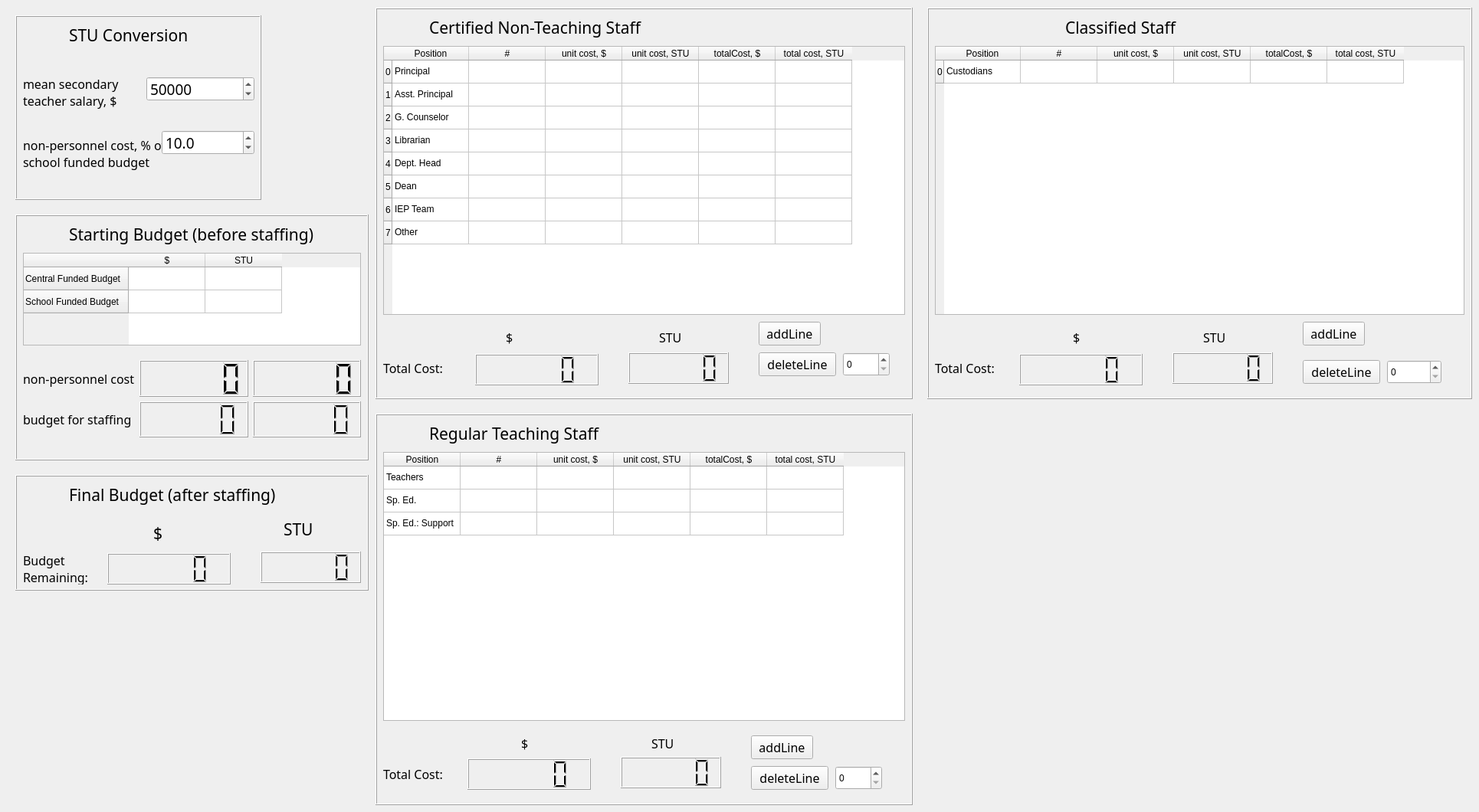
     <widget class="QWidget" name="budgetTab">
      <attribute name="title">
       <string>BUDGET</string>
      </attribute>
      <widget class="QFrame" name="frame_STUConversion">
       <property name="geometry">
        <rect>
         <x>20</x>
         <y>20</y>
         <width>321</width>
         <height>241</height>
        </rect>
       </property>
       <property name="frameShape">
        <enum>QFrame::Box</enum>
       </property>
       <property name="frameShadow">
        <enum>QFrame::Raised</enum>
       </property>
       <widget class="QLabel" name="label_STUConversion">
        <property name="geometry">
         <rect>
          <x>70</x>
          <y>0</y>
          <width>211</width>
          <height>51</height>
         </rect>
        </property>
        <property name="font">
         <font>
          <family>Sans Serif</family>
          <pointsize>16</pointsize>
         </font>
        </property>
        <property name="text">
         <string>STU Conversion</string>
        </property>
       </widget>
       <widget class="QLabel" name="label_meanTeacherSalary">
        <property name="geometry">
         <rect>
          <x>10</x>
          <y>60</y>
          <width>171</width>
          <height>81</height>
         </rect>
        </property>
        <property name="font">
         <font>
          <family>Sans Serif</family>
          <pointsize>12</pointsize>
         </font>
        </property>
        <property name="text">
         <string>mean secondary teacher salary, $</string>
        </property>
        <property name="wordWrap">
         <bool>true</bool>
        </property>
       </widget>
       <widget class="QLabel" name="label_nonPersonnelCostPct">
        <property name="geometry">
         <rect>
          <x>10</x>
          <y>130</y>
          <width>191</width>
          <height>101</height>
         </rect>
        </property>
        <property name="font">
         <font>
          <family>Sans Serif</family>
          <pointsize>12</pointsize>
         </font>
        </property>
        <property name="text">
         <string>non-personnel cost, % of school funded budget</string>
        </property>
        <property name="wordWrap">
         <bool>true</bool>
        </property>
       </widget>
       <widget class="QDoubleSpinBox" name="doubleSpinBox_meanTeacherSalary">
        <property name="geometry">
         <rect>
          <x>171</x>
          <y>80</y>
          <width>141</width>
          <height>32</height>
         </rect>
        </property>
        <property name="font">
         <font>
          <family>Sans Serif</family>
          <pointsize>14</pointsize>
         </font>
        </property>
        <property name="decimals">
         <number>0</number>
        </property>
        <property name="maximum">
         <double>1000000000.000000000000000</double>
        </property>
        <property name="value">
         <double>50000.000000000000000</double>
        </property>
       </widget>
       <widget class="QDoubleSpinBox" name="doubleSpinBox_nonPersonnelCostPct">
        <property name="geometry">
         <rect>
          <x>191</x>
          <y>150</y>
          <width>121</width>
          <height>32</height>
         </rect>
        </property>
        <property name="font">
         <font>
          <family>Sans Serif</family>
          <pointsize>14</pointsize>
         </font>
        </property>
        <property name="decimals">
         <number>1</number>
        </property>
        <property name="maximum">
         <double>100.000000000000000</double>
        </property>
        <property name="value">
         <double>10.000000000000000</double>
        </property>
       </widget>
      </widget>
      <widget class="QFrame" name="frame_startingBudget">
       <property name="geometry">
        <rect>
         <x>20</x>
         <y>280</y>
         <width>461</width>
         <height>321</height>
        </rect>
       </property>
       <property name="frameShape">
        <enum>QFrame::Box</enum>
       </property>
       <property name="frameShadow">
        <enum>QFrame::Raised</enum>
       </property>
       <widget class="QLabel" name="label_startingBudget">
        <property name="geometry">
         <rect>
          <x>70</x>
          <y>0</y>
          <width>361</width>
          <height>51</height>
         </rect>
        </property>
        <property name="font">
         <font>
          <family>Sans Serif</family>
          <pointsize>16</pointsize>
         </font>
        </property>
        <property name="text">
         <string>Starting Budget (before staffing)</string>
        </property>
       </widget>
       <widget class="QTableWidget" name="tableWidget_startingBudget">
        <property name="geometry">
         <rect>
          <x>10</x>
          <y>50</y>
          <width>441</width>
          <height>121</height>
         </rect>
        </property>
        <row>
         <property name="text">
          <string>Central Funded Budget</string>
         </property>
        </row>
        <row>
         <property name="text">
          <string>School Funded Budget</string>
         </property>
        </row>
        <column>
         <property name="text">
          <string>$</string>
         </property>
        </column>
        <column>
         <property name="text">
          <string>STU</string>
         </property>
        </column>
       </widget>
       <widget class="QWidget" name="layoutWidget">
        <property name="geometry">
         <rect>
          <x>10</x>
          <y>190</y>
          <width>441</width>
          <height>101</height>
         </rect>
        </property>
        <layout class="QGridLayout" name="gridLayout">
         <item row="0" column="0">
          <widget class="QLabel" name="label_startingBudgetNonPersonellCost">
           <property name="font">
            <font>
             <family>Sans Serif</family>
             <pointsize>12</pointsize>
            </font>
           </property>
           <property name="text">
            <string>non-personnel cost</string>
           </property>
           <property name="wordWrap">
            <bool>true</bool>
           </property>
          </widget>
         </item>
         <item row="0" column="2">
          <widget class="QLCDNumber" name="lcdNumber_startingBudgetNonPersonellSTU"/>
         </item>
         <item row="1" column="0">
          <widget class="QLabel" name="label_startingBudgetStaffing">
           <property name="font">
            <font>
             <family>Sans Serif</family>
             <pointsize>12</pointsize>
            </font>
           </property>
           <property name="text">
            <string>budget for staffing</string>
           </property>
           <property name="wordWrap">
            <bool>true</bool>
           </property>
          </widget>
         </item>
         <item row="1" column="1">
          <widget class="QLCDNumber" name="lcdNumber_startingBudgetStaffingDollars"/>
         </item>
         <item row="1" column="2">
          <widget class="QLCDNumber" name="lcdNumber_startingBudgetStaffingSTU"/>
         </item>
         <item row="0" column="1">
          <widget class="QLCDNumber" name="lcdNumber_startingBudgetNonPersonellDollars"/>
         </item>
        </layout>
       </widget>
      </widget>
      <widget class="QFrame" name="frame_certifiedNonTeaching">
       <property name="geometry">
        <rect>
         <x>490</x>
         <y>10</y>
         <width>701</width>
         <height>511</height>
        </rect>
       </property>
       <property name="frameShape">
        <enum>QFrame::Box</enum>
       </property>
       <property name="frameShadow">
        <enum>QFrame::Raised</enum>
       </property>
       <widget class="QLabel" name="label_certifiedNonTeachingStaff">
        <property name="geometry">
         <rect>
          <x>70</x>
          <y>0</y>
          <width>351</width>
          <height>51</height>
         </rect>
        </property>
        <property name="font">
         <font>
          <family>Sans Serif</family>
          <pointsize>16</pointsize>
         </font>
        </property>
        <property name="text">
         <string>Certified Non-Teaching Staff</string>
        </property>
       </widget>
       <widget class="QTableWidget" name="tableWidget_certifiedNonTeaching">
        <property name="geometry">
         <rect>
          <x>10</x>
          <y>50</y>
          <width>681</width>
          <height>351</height>
         </rect>
        </property>
        <property name="wordWrap">
         <bool>true</bool>
        </property>
        <attribute name="horizontalHeaderCascadingSectionResizes">
         <bool>true</bool>
        </attribute>
        <attribute name="verticalHeaderCascadingSectionResizes">
         <bool>false</bool>
        </attribute>
        <row>
         <property name="text">
          <string>0</string>
         </property>
        </row>
        <row>
         <property name="text">
          <string>1</string>
         </property>
        </row>
        <row>
         <property name="text">
          <string>2</string>
         </property>
        </row>
        <row>
         <property name="text">
          <string>3</string>
         </property>
        </row>
        <row>
         <property name="text">
          <string>4</string>
         </property>
        </row>
        <row>
         <property name="text">
          <string>5</string>
         </property>
        </row>
        <row>
         <property name="text">
          <string>6</string>
         </property>
        </row>
        <row>
         <property name="text">
          <string>7</string>
         </property>
        </row>
        <column>
         <property name="text">
          <string>Position</string>
         </property>
        </column>
        <column>
         <property name="text">
          <string>#</string>
         </property>
        </column>
        <column>
         <property name="text">
          <string>unit cost, $</string>
         </property>
        </column>
        <column>
         <property name="text">
          <string>unit cost, STU</string>
         </property>
        </column>
        <column>
         <property name="text">
          <string>totalCost, $</string>
         </property>
        </column>
        <column>
         <property name="text">
          <string>total cost, STU</string>
         </property>
        </column>
        <item row="0" column="0">
         <property name="text">
          <string>Principal</string>
         </property>
        </item>
        <item row="1" column="0">
         <property name="text">
          <string>Asst. Principal</string>
         </property>
        </item>
        <item row="2" column="0">
         <property name="text">
          <string>G. Counselor</string>
         </property>
        </item>
        <item row="3" column="0">
         <property name="text">
          <string>Librarian</string>
         </property>
        </item>
        <item row="4" column="0">
         <property name="text">
          <string>Dept. Head</string>
         </property>
        </item>
        <item row="5" column="0">
         <property name="text">
          <string>Dean</string>
         </property>
        </item>
        <item row="6" column="0">
         <property name="text">
          <string>IEP Team</string>
         </property>
        </item>
        <item row="7" column="0">
         <property name="text">
          <string>Other</string>
         </property>
        </item>
       </widget>
       <widget class="QPushButton" name="button_certifiedNonTeachingAddLine">
        <property name="geometry">
         <rect>
          <x>500</x>
          <y>410</y>
          <width>81</width>
          <height>31</height>
         </rect>
        </property>
        <property name="font">
         <font>
          <family>Sans Serif</family>
          <pointsize>12</pointsize>
         </font>
        </property>
        <property name="text">
         <string>addLine</string>
        </property>
       </widget>
       <widget class="QPushButton" name="button_certifiedNonTeachingDeleteLine">
        <property name="geometry">
         <rect>
          <x>500</x>
          <y>450</y>
          <width>101</width>
          <height>31</height>
         </rect>
        </property>
        <property name="font">
         <font>
          <family>Sans Serif</family>
          <pointsize>12</pointsize>
         </font>
        </property>
        <property name="text">
         <string>deleteLine</string>
        </property>
       </widget>
       <widget class="QSpinBox" name="spinBox_certifiedNonTeachingDeleteLine">
        <property name="geometry">
         <rect>
          <x>610</x>
          <y>450</y>
          <width>61</width>
          <height>31</height>
         </rect>
        </property>
       </widget>
       <widget class="QLabel" name="label_certifiedNonTeachingTotalCost">
        <property name="geometry">
         <rect>
          <x>10</x>
          <y>450</y>
          <width>101</width>
          <height>41</height>
         </rect>
        </property>
        <property name="font">
         <font>
          <family>Sans Serif</family>
          <pointsize>12</pointsize>
         </font>
        </property>
        <property name="text">
         <string>Total Cost:</string>
        </property>
        <property name="wordWrap">
         <bool>true</bool>
        </property>
       </widget>
       <widget class="QLabel" name="label_certifiedNonTeachingDollars">
        <property name="geometry">
         <rect>
          <x>170</x>
          <y>410</y>
          <width>31</width>
          <height>41</height>
         </rect>
        </property>
        <property name="font">
         <font>
          <family>Sans Serif</family>
          <pointsize>12</pointsize>
         </font>
        </property>
        <property name="text">
         <string>$</string>
        </property>
        <property name="wordWrap">
         <bool>true</bool>
        </property>
       </widget>
       <widget class="QLabel" name="label_certifiedNonTeachingSTU">
        <property name="geometry">
         <rect>
          <x>370</x>
          <y>410</y>
          <width>41</width>
          <height>41</height>
         </rect>
        </property>
        <property name="font">
         <font>
          <family>Sans Serif</family>
          <pointsize>12</pointsize>
         </font>
        </property>
        <property name="text">
         <string>STU</string>
        </property>
        <property name="wordWrap">
         <bool>true</bool>
        </property>
       </widget>
       <widget class="QLCDNumber" name="lcdNumber_certifiedNonTeachingDollars">
        <property name="geometry">
         <rect>
          <x>130</x>
          <y>452</y>
          <width>161</width>
          <height>41</height>
         </rect>
        </property>
       </widget>
       <widget class="QLCDNumber" name="lcdNumber_certifiedNonTeachingSTU">
        <property name="geometry">
         <rect>
          <x>330</x>
          <y>450</y>
          <width>131</width>
          <height>41</height>
         </rect>
        </property>
       </widget>
      </widget>
      <widget class="QFrame" name="frame_regularTeaching">
       <property name="geometry">
        <rect>
         <x>490</x>
         <y>540</y>
         <width>701</width>
         <height>511</height>
        </rect>
       </property>
       <property name="frameShape">
        <enum>QFrame::Box</enum>
       </property>
       <property name="frameShadow">
        <enum>QFrame::Raised</enum>
       </property>
       <widget class="QLabel" name="label_regularTeachingStaff">
        <property name="geometry">
         <rect>
          <x>70</x>
          <y>0</y>
          <width>351</width>
          <height>51</height>
         </rect>
        </property>
        <property name="font">
         <font>
          <family>Sans Serif</family>
          <pointsize>16</pointsize>
         </font>
        </property>
        <property name="text">
         <string>Regular Teaching Staff</string>
        </property>
       </widget>
       <widget class="QTableWidget" name="tableWidget_regularTeaching">
        <property name="geometry">
         <rect>
          <x>10</x>
          <y>50</y>
          <width>681</width>
          <height>351</height>
         </rect>
        </property>
        <attribute name="horizontalHeaderCascadingSectionResizes">
         <bool>true</bool>
        </attribute>
        <attribute name="verticalHeaderVisible">
         <bool>false</bool>
        </attribute>
        <attribute name="verticalHeaderCascadingSectionResizes">
         <bool>true</bool>
        </attribute>
        <row>
         <property name="text">
          <string>0</string>
         </property>
        </row>
        <row>
         <property name="text">
          <string>1</string>
         </property>
        </row>
        <row>
         <property name="text">
          <string>2</string>
         </property>
        </row>
        <column>
         <property name="text">
          <string>Position</string>
         </property>
        </column>
        <column>
         <property name="text">
          <string>#</string>
         </property>
        </column>
        <column>
         <property name="text">
          <string>unit cost, $</string>
         </property>
        </column>
        <column>
         <property name="text">
          <string>unit cost, STU</string>
         </property>
        </column>
        <column>
         <property name="text">
          <string>totalCost, $</string>
         </property>
        </column>
        <column>
         <property name="text">
          <string>total cost, STU</string>
         </property>
        </column>
        <item row="0" column="0">
         <property name="text">
          <string>Teachers</string>
         </property>
        </item>
        <item row="1" column="0">
         <property name="text">
          <string>Sp. Ed.</string>
         </property>
        </item>
        <item row="2" column="0">
         <property name="text">
          <string>Sp. Ed.: Support</string>
         </property>
        </item>
       </widget>
       <widget class="QPushButton" name="button_regularTeachingAddLine">
        <property name="geometry">
         <rect>
          <x>490</x>
          <y>420</y>
          <width>81</width>
          <height>31</height>
         </rect>
        </property>
        <property name="font">
         <font>
          <family>Sans Serif</family>
          <pointsize>12</pointsize>
         </font>
        </property>
        <property name="text">
         <string>addLine</string>
        </property>
       </widget>
       <widget class="QPushButton" name="button_regularTeachingDeleteLine">
        <property name="geometry">
         <rect>
          <x>490</x>
          <y>460</y>
          <width>101</width>
          <height>31</height>
         </rect>
        </property>
        <property name="font">
         <font>
          <family>Sans Serif</family>
          <pointsize>12</pointsize>
         </font>
        </property>
        <property name="text">
         <string>deleteLine</string>
        </property>
       </widget>
       <widget class="QSpinBox" name="spinBox_regularTeachingDeleteLine">
        <property name="geometry">
         <rect>
          <x>600</x>
          <y>460</y>
          <width>61</width>
          <height>31</height>
         </rect>
        </property>
       </widget>
       <widget class="QLabel" name="label_regularTeachingTotalCost">
        <property name="geometry">
         <rect>
          <x>10</x>
          <y>450</y>
          <width>101</width>
          <height>41</height>
         </rect>
        </property>
        <property name="font">
         <font>
          <family>Sans Serif</family>
          <pointsize>12</pointsize>
         </font>
        </property>
        <property name="text">
         <string>Total Cost:</string>
        </property>
        <property name="wordWrap">
         <bool>true</bool>
        </property>
       </widget>
       <widget class="QLabel" name="label_regularTeachingDollars">
        <property name="geometry">
         <rect>
          <x>190</x>
          <y>410</y>
          <width>31</width>
          <height>41</height>
         </rect>
        </property>
        <property name="font">
         <font>
          <family>Sans Serif</family>
          <pointsize>12</pointsize>
         </font>
        </property>
        <property name="text">
         <string>$</string>
        </property>
        <property name="wordWrap">
         <bool>true</bool>
        </property>
       </widget>
       <widget class="QLabel" name="label_regularTeachingSTU">
        <property name="geometry">
         <rect>
          <x>360</x>
          <y>410</y>
          <width>41</width>
          <height>41</height>
         </rect>
        </property>
        <property name="font">
         <font>
          <family>Sans Serif</family>
          <pointsize>12</pointsize>
         </font>
        </property>
        <property name="text">
         <string>STU</string>
        </property>
        <property name="wordWrap">
         <bool>true</bool>
        </property>
       </widget>
       <widget class="QLCDNumber" name="lcdNumber_regularTeachingSTU">
        <property name="geometry">
         <rect>
          <x>320</x>
          <y>448</y>
          <width>131</width>
          <height>41</height>
         </rect>
        </property>
       </widget>
       <widget class="QLCDNumber" name="lcdNumber_regularTeachingDollars">
        <property name="geometry">
         <rect>
          <x>120</x>
          <y>450</y>
          <width>161</width>
          <height>41</height>
         </rect>
        </property>
       </widget>
      </widget>
      <widget class="QFrame" name="frame_classifiedStaff">
       <property name="geometry">
        <rect>
         <x>1210</x>
         <y>10</y>
         <width>711</width>
         <height>511</height>
        </rect>
       </property>
       <property name="frameShape">
        <enum>QFrame::Box</enum>
       </property>
       <property name="frameShadow">
        <enum>QFrame::Raised</enum>
       </property>
       <widget class="QLabel" name="label_classifiedStaff">
        <property name="geometry">
         <rect>
          <x>180</x>
          <y>0</y>
          <width>201</width>
          <height>51</height>
         </rect>
        </property>
        <property name="font">
         <font>
          <family>Sans Serif</family>
          <pointsize>16</pointsize>
         </font>
        </property>
        <property name="text">
         <string>Classified Staff</string>
        </property>
       </widget>
       <widget class="QTableWidget" name="tableWidget_classifiedStaff">
        <property name="geometry">
         <rect>
          <x>10</x>
          <y>50</y>
          <width>691</width>
          <height>351</height>
         </rect>
        </property>
        <attribute name="horizontalHeaderCascadingSectionResizes">
         <bool>true</bool>
        </attribute>
        <attribute name="verticalHeaderCascadingSectionResizes">
         <bool>true</bool>
        </attribute>
        <row>
         <property name="text">
          <string>0</string>
         </property>
        </row>
        <column>
         <property name="text">
          <string>Position</string>
         </property>
        </column>
        <column>
         <property name="text">
          <string>#</string>
         </property>
        </column>
        <column>
         <property name="text">
          <string>unit cost, $</string>
         </property>
        </column>
        <column>
         <property name="text">
          <string>unit cost, STU</string>
         </property>
        </column>
        <column>
         <property name="text">
          <string>totalCost, $</string>
         </property>
        </column>
        <column>
         <property name="text">
          <string>total cost, STU</string>
         </property>
        </column>
        <item row="0" column="0">
         <property name="text">
          <string>Custodians</string>
         </property>
        </item>
       </widget>
       <widget class="QPushButton" name="button_classifiedStaffAddLine">
        <property name="geometry">
         <rect>
          <x>490</x>
          <y>410</y>
          <width>81</width>
          <height>31</height>
         </rect>
        </property>
        <property name="font">
         <font>
          <family>Sans Serif</family>
          <pointsize>12</pointsize>
         </font>
        </property>
        <property name="text">
         <string>addLine</string>
        </property>
       </widget>
       <widget class="QPushButton" name="button_classifiedStaffDeleteLine">
        <property name="geometry">
         <rect>
          <x>490</x>
          <y>460</y>
          <width>101</width>
          <height>31</height>
         </rect>
        </property>
        <property name="font">
         <font>
          <family>Sans Serif</family>
          <pointsize>12</pointsize>
         </font>
        </property>
        <property name="text">
         <string>deleteLine</string>
        </property>
       </widget>
       <widget class="QSpinBox" name="spinBox_classifiedStaffDeleteLine">
        <property name="geometry">
         <rect>
          <x>600</x>
          <y>460</y>
          <width>71</width>
          <height>31</height>
         </rect>
        </property>
       </widget>
       <widget class="QLabel" name="label_classifiedStaffTotalCost">
        <property name="geometry">
         <rect>
          <x>10</x>
          <y>450</y>
          <width>101</width>
          <height>41</height>
         </rect>
        </property>
        <property name="font">
         <font>
          <family>Sans Serif</family>
          <pointsize>12</pointsize>
         </font>
        </property>
        <property name="text">
         <string>Total Cost:</string>
        </property>
        <property name="wordWrap">
         <bool>true</bool>
        </property>
       </widget>
       <widget class="QLabel" name="label_classifiedStaffDollars">
        <property name="geometry">
         <rect>
          <x>190</x>
          <y>410</y>
          <width>31</width>
          <height>41</height>
         </rect>
        </property>
        <property name="font">
         <font>
          <family>Sans Serif</family>
          <pointsize>12</pointsize>
         </font>
        </property>
        <property name="text">
         <string>$</string>
        </property>
        <property name="wordWrap">
         <bool>true</bool>
        </property>
       </widget>
       <widget class="QLabel" name="label_classifiedStaffSTU">
        <property name="geometry">
         <rect>
          <x>360</x>
          <y>410</y>
          <width>41</width>
          <height>41</height>
         </rect>
        </property>
        <property name="font">
         <font>
          <family>Sans Serif</family>
          <pointsize>12</pointsize>
         </font>
        </property>
        <property name="text">
         <string>STU</string>
        </property>
        <property name="wordWrap">
         <bool>true</bool>
        </property>
       </widget>
       <widget class="QLCDNumber" name="lcdNumber_classifiedStaffDollars">
        <property name="geometry">
         <rect>
          <x>120</x>
          <y>452</y>
          <width>161</width>
          <height>41</height>
         </rect>
        </property>
       </widget>
       <widget class="QLCDNumber" name="lcdNumber_classifiedStaffSTU">
        <property name="geometry">
         <rect>
          <x>320</x>
          <y>450</y>
          <width>131</width>
          <height>41</height>
         </rect>
        </property>
       </widget>
      </widget>
      <widget class="QFrame" name="frame_finalBudget">
       <property name="geometry">
        <rect>
         <x>20</x>
         <y>620</y>
         <width>461</width>
         <height>151</height>
        </rect>
       </property>
       <property name="frameShape">
        <enum>QFrame::Box</enum>
       </property>
       <property name="frameShadow">
        <enum>QFrame::Raised</enum>
       </property>
       <widget class="QLabel" name="label_finalBudget">
        <property name="geometry">
         <rect>
          <x>70</x>
          <y>0</y>
          <width>361</width>
          <height>51</height>
         </rect>
        </property>
        <property name="font">
         <font>
          <family>Sans Serif</family>
          <pointsize>16</pointsize>
         </font>
        </property>
        <property name="text">
         <string>Final Budget (after staffing)</string>
        </property>
       </widget>
       <widget class="QLabel" name="label_finalBudgetSTU">
        <property name="geometry">
         <rect>
          <x>350</x>
          <y>50</y>
          <width>81</width>
          <height>41</height>
         </rect>
        </property>
        <property name="font">
         <font>
          <family>Sans Serif</family>
          <pointsize>16</pointsize>
         </font>
        </property>
        <property name="text">
         <string>STU</string>
        </property>
        <property name="wordWrap">
         <bool>true</bool>
        </property>
       </widget>
       <widget class="QLabel" name="label_finalBudgetDollars">
        <property name="geometry">
         <rect>
          <x>180</x>
          <y>50</y>
          <width>51</width>
          <height>51</height>
         </rect>
        </property>
        <property name="font">
         <font>
          <family>Sans Serif</family>
          <pointsize>16</pointsize>
         </font>
        </property>
        <property name="text">
         <string>$</string>
        </property>
        <property name="wordWrap">
         <bool>true</bool>
        </property>
       </widget>
       <widget class="QLabel" name="label_finalBudgetRemaining">
        <property name="geometry">
         <rect>
          <x>10</x>
          <y>102</y>
          <width>101</width>
          <height>41</height>
         </rect>
        </property>
        <property name="font">
         <font>
          <family>Sans Serif</family>
          <pointsize>12</pointsize>
         </font>
        </property>
        <property name="text">
         <string>Budget Remaining:</string>
        </property>
        <property name="wordWrap">
         <bool>true</bool>
        </property>
       </widget>
       <widget class="QLCDNumber" name="lcdNumber_finalBudgetSTU">
        <property name="geometry">
         <rect>
          <x>320</x>
          <y>100</y>
          <width>131</width>
          <height>41</height>
         </rect>
        </property>
       </widget>
       <widget class="QLCDNumber" name="lcdNumber_finalBudgetDollars">
        <property name="geometry">
         <rect>
          <x>120</x>
          <y>102</y>
          <width>161</width>
          <height>41</height>
         </rect>
        </property>
       </widget>
      </widget>
     </widget>
